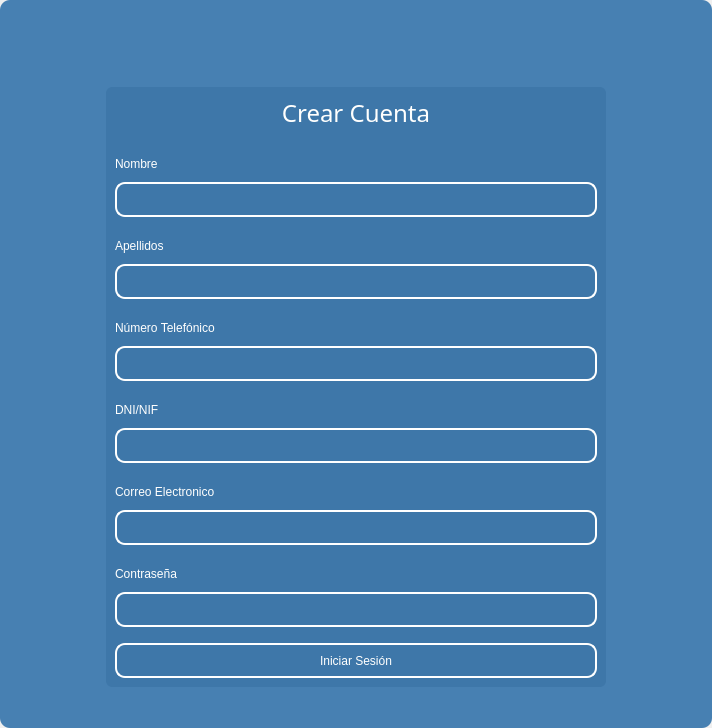
<?xml version="1.0" encoding="UTF-8"?>
<ui version="4.0">
 <class>MainWindow</class>
 <widget class="QMainWindow" name="MainWindow">
  <property name="geometry">
   <rect>
    <x>0</x>
    <y>0</y>
    <width>712</width>
    <height>728</height>
   </rect>
  </property>
  <property name="windowTitle">
   <string>MainWindow</string>
  </property>
  <property name="styleSheet">
   <string notr="true"/>
  </property>
  <widget class="QWidget" name="centralwidget">
   <property name="styleSheet">
    <string notr="true"/>
   </property>
   <layout class="QVBoxLayout" name="verticalLayout">
    <property name="spacing">
     <number>0</number>
    </property>
    <property name="leftMargin">
     <number>0</number>
    </property>
    <property name="topMargin">
     <number>0</number>
    </property>
    <property name="rightMargin">
     <number>0</number>
    </property>
    <property name="bottomMargin">
     <number>0</number>
    </property>
    <item>
     <widget class="QFrame" name="frame">
      <property name="enabled">
       <bool>true</bool>
      </property>
      <property name="styleSheet">
       <string notr="true">
QFrame {
border-radius:10px;
background-color:#4780B2;
 }
</string>
      </property>
      <property name="frameShape">
       <enum>QFrame::StyledPanel</enum>
      </property>
      <property name="frameShadow">
       <enum>QFrame::Raised</enum>
      </property>
      <layout class="QVBoxLayout" name="verticalLayout_2">
       <item>
        <widget class="QFrame" name="frame_superior">
         <property name="minimumSize">
          <size>
           <width>0</width>
           <height>40</height>
          </size>
         </property>
         <property name="maximumSize">
          <size>
           <width>16777215</width>
           <height>40</height>
          </size>
         </property>
         <property name="styleSheet">
          <string notr="true">QPushButton{
border-radius:18px;
}

QPushButton:hover{
	background-color: rgb(0, 0, 0);
}
</string>
         </property>
         <property name="frameShape">
          <enum>QFrame::StyledPanel</enum>
         </property>
         <property name="frameShadow">
          <enum>QFrame::Raised</enum>
         </property>
         <layout class="QHBoxLayout" name="horizontalLayout_3">
          <property name="spacing">
           <number>4</number>
          </property>
          <property name="leftMargin">
           <number>0</number>
          </property>
          <property name="topMargin">
           <number>0</number>
          </property>
          <property name="rightMargin">
           <number>0</number>
          </property>
          <property name="bottomMargin">
           <number>0</number>
          </property>
          <item>
           <spacer name="horizontalSpacer_2">
            <property name="orientation">
             <enum>Qt::Horizontal</enum>
            </property>
            <property name="sizeHint" stdset="0">
             <size>
              <width>443</width>
              <height>20</height>
             </size>
            </property>
           </spacer>
          </item>
          <item>
           <widget class="QPushButton" name="bt_normal">
            <property name="minimumSize">
             <size>
              <width>38</width>
              <height>38</height>
             </size>
            </property>
            <property name="maximumSize">
             <size>
              <width>38</width>
              <height>38</height>
             </size>
            </property>
            <property name="text">
             <string/>
            </property>
            <property name="icon">
             <iconset>
              <normaloff>image/new-tab.png</normaloff>image/new-tab.png</iconset>
            </property>
            <property name="iconSize">
             <size>
              <width>38</width>
              <height>38</height>
             </size>
            </property>
           </widget>
          </item>
          <item>
           <widget class="QPushButton" name="bt_minimize">
            <property name="minimumSize">
             <size>
              <width>38</width>
              <height>38</height>
             </size>
            </property>
            <property name="maximumSize">
             <size>
              <width>38</width>
              <height>38</height>
             </size>
            </property>
            <property name="text">
             <string/>
            </property>
            <property name="icon">
             <iconset>
              <normaloff>image/minimize.png</normaloff>image/minimize.png</iconset>
            </property>
            <property name="iconSize">
             <size>
              <width>38</width>
              <height>38</height>
             </size>
            </property>
           </widget>
          </item>
          <item>
           <widget class="QPushButton" name="bt_maximize">
            <property name="minimumSize">
             <size>
              <width>38</width>
              <height>38</height>
             </size>
            </property>
            <property name="maximumSize">
             <size>
              <width>38</width>
              <height>38</height>
             </size>
            </property>
            <property name="text">
             <string/>
            </property>
            <property name="icon">
             <iconset>
              <normaloff>image/maximize.png</normaloff>image/maximize.png</iconset>
            </property>
            <property name="iconSize">
             <size>
              <width>38</width>
              <height>38</height>
             </size>
            </property>
           </widget>
          </item>
          <item>
           <widget class="QPushButton" name="bt_close">
            <property name="minimumSize">
             <size>
              <width>38</width>
              <height>38</height>
             </size>
            </property>
            <property name="maximumSize">
             <size>
              <width>38</width>
              <height>38</height>
             </size>
            </property>
            <property name="text">
             <string/>
            </property>
            <property name="icon">
             <iconset>
              <normaloff>image/cancel.png</normaloff>image/cancel.png</iconset>
            </property>
            <property name="iconSize">
             <size>
              <width>38</width>
              <height>38</height>
             </size>
            </property>
           </widget>
          </item>
         </layout>
        </widget>
       </item>
       <item>
        <widget class="QFrame" name="frame_3">
         <property name="frameShape">
          <enum>QFrame::StyledPanel</enum>
         </property>
         <property name="frameShadow">
          <enum>QFrame::Raised</enum>
         </property>
         <layout class="QHBoxLayout" name="horizontalLayout_4">
          <item>
           <spacer name="horizontalSpacer">
            <property name="orientation">
             <enum>Qt::Horizontal</enum>
            </property>
            <property name="sizeType">
             <enum>QSizePolicy::Fixed</enum>
            </property>
            <property name="sizeHint" stdset="0">
             <size>
              <width>80</width>
              <height>80</height>
             </size>
            </property>
           </spacer>
          </item>
          <item>
           <layout class="QVBoxLayout" name="verticalLayout_4">
            <item>
             <widget class="QFrame" name="frame_4">
              <property name="maximumSize">
               <size>
                <width>500</width>
                <height>600</height>
               </size>
              </property>
              <property name="sizeIncrement">
               <size>
                <width>200</width>
                <height>600</height>
               </size>
              </property>
              <property name="styleSheet">
               <string notr="true">QFrame {
	background-color:#3e77a9;
    border-radius: 6px;
}

QLabel {
	color: rgb(255, 255, 254);
	font: 12pt &quot;Arial&quot;;
	background-color: rgba(0, 0, 0,0);
	border:none;
}


QLineEdit{
background-color: rgba(0, 0, 0,0);
border-radius:10px; 
font: 12pt &quot;Arial&quot;;
color: rgb(255, 255, 254);
border: 2px solid  rgb(255, 255, 255);

}

QLineEdit:hover{
background-color: rgba(0, 0, 0,0);
border-radius:10px; 
font: 12pt &quot;Arial&quot;;
border: 2px solid  #90D5FF;
}

QLineEdit:focus{
background-color: rgb(0, 0, 0);
border-radius:10px; 
font: 12pt &quot;Arial&quot;;
border: 2px solid #90D5FF;
}

QCheckBox{
	font: 12pt &quot;Arial&quot;;
	color: rgb(255, 255, 255);
}

QCheckBox::indicator {
    width: 18px;
    height:18px;
}

QCheckBox::indicator:unchecked {
   background-image: url(image/square.svg);
}

QCheckBox::indicator:checked {
   background-image: url(image/check-square.svg);
}

QPushButton{
border-radius:10px; 
font: 12pt &quot;Arial&quot;;
color: rgb(255, 255, 254);
border: 2px solid #ffffff;
}

QPushButton:hover{
border-radius:10px; 
font: 12pt &quot;Arial&quot;;
color: rgb(255, 255, 255);
border: 2px solid #90D5FF;
	background-color:#90D5FF;
}
</string>
              </property>
              <property name="frameShape">
               <enum>QFrame::StyledPanel</enum>
              </property>
              <property name="frameShadow">
               <enum>QFrame::Raised</enum>
              </property>
              <layout class="QVBoxLayout" name="verticalLayout_3">
               <item>
                <widget class="QLabel" name="lb_Titulo">
                 <property name="maximumSize">
                  <size>
                   <width>16777215</width>
                   <height>50</height>
                  </size>
                 </property>
                 <property name="font">
                  <font>
                   <family>Bahnschrift SemiBold</family>
                   <pointsize>18</pointsize>
                   <weight>7</weight>
                   <italic>false</italic>
                   <bold>false</bold>
                  </font>
                 </property>
                 <property name="styleSheet">
                  <string notr="true">font: 63 18pt &quot;Bahnschrift SemiBold&quot;;</string>
                 </property>
                 <property name="text">
                  <string>Crear Cuenta</string>
                 </property>
                 <property name="alignment">
                  <set>Qt::AlignCenter</set>
                 </property>
                </widget>
               </item>
               <item>
                <spacer name="verticalSpacer_8">
                 <property name="orientation">
                  <enum>Qt::Vertical</enum>
                 </property>
                 <property name="sizeType">
                  <enum>QSizePolicy::Fixed</enum>
                 </property>
                 <property name="sizeHint" stdset="0">
                  <size>
                   <width>10</width>
                   <height>15</height>
                  </size>
                 </property>
                </spacer>
               </item>
               <item>
                <widget class="QLabel" name="lb_Correo">
                 <property name="text">
                  <string>Nombre</string>
                 </property>
                 <property name="scaledContents">
                  <bool>true</bool>
                 </property>
                 <property name="alignment">
                  <set>Qt::AlignLeading|Qt::AlignLeft|Qt::AlignVCenter</set>
                 </property>
                </widget>
               </item>
               <item>
                <widget class="QLineEdit" name="lineEdit1">
                 <property name="minimumSize">
                  <size>
                   <width>0</width>
                   <height>35</height>
                  </size>
                 </property>
                </widget>
               </item>
               <item>
                <spacer name="verticalSpacer_3">
                 <property name="orientation">
                  <enum>Qt::Vertical</enum>
                 </property>
                 <property name="sizeType">
                  <enum>QSizePolicy::Fixed</enum>
                 </property>
                 <property name="sizeHint" stdset="0">
                  <size>
                   <width>10</width>
                   <height>10</height>
                  </size>
                 </property>
                </spacer>
               </item>
               <item>
                <widget class="QLabel" name="lb_contra">
                 <property name="text">
                  <string>Apellidos</string>
                 </property>
                 <property name="alignment">
                  <set>Qt::AlignLeading|Qt::AlignLeft|Qt::AlignVCenter</set>
                 </property>
                </widget>
               </item>
               <item>
                <widget class="QLineEdit" name="lineEdit2">
                 <property name="minimumSize">
                  <size>
                   <width>0</width>
                   <height>35</height>
                  </size>
                 </property>
                 <property name="maximumSize">
                  <size>
                   <width>16777215</width>
                   <height>16777215</height>
                  </size>
                 </property>
                 <property name="echoMode">
                  <enum>QLineEdit::Password</enum>
                 </property>
                </widget>
               </item>
               <item>
                <spacer name="verticalSpacer_4">
                 <property name="orientation">
                  <enum>Qt::Vertical</enum>
                 </property>
                 <property name="sizeType">
                  <enum>QSizePolicy::Fixed</enum>
                 </property>
                 <property name="sizeHint" stdset="0">
                  <size>
                   <width>10</width>
                   <height>10</height>
                  </size>
                 </property>
                </spacer>
               </item>
               <item>
                <widget class="QLabel" name="label_2">
                 <property name="text">
                  <string>Número Telefónico</string>
                 </property>
                </widget>
               </item>
               <item>
                <widget class="QLineEdit" name="lineEdit_3">
                 <property name="minimumSize">
                  <size>
                   <width>0</width>
                   <height>35</height>
                  </size>
                 </property>
                </widget>
               </item>
               <item>
                <spacer name="verticalSpacer_5">
                 <property name="orientation">
                  <enum>Qt::Vertical</enum>
                 </property>
                 <property name="sizeType">
                  <enum>QSizePolicy::Fixed</enum>
                 </property>
                 <property name="sizeHint" stdset="0">
                  <size>
                   <width>10</width>
                   <height>10</height>
                  </size>
                 </property>
                </spacer>
               </item>
               <item>
                <widget class="QLabel" name="label_4">
                 <property name="text">
                  <string>DNI/NIF</string>
                 </property>
                </widget>
               </item>
               <item>
                <widget class="QLineEdit" name="lineEdit_4">
                 <property name="minimumSize">
                  <size>
                   <width>0</width>
                   <height>35</height>
                  </size>
                 </property>
                </widget>
               </item>
               <item>
                <spacer name="verticalSpacer_6">
                 <property name="orientation">
                  <enum>Qt::Vertical</enum>
                 </property>
                 <property name="sizeType">
                  <enum>QSizePolicy::Fixed</enum>
                 </property>
                 <property name="sizeHint" stdset="0">
                  <size>
                   <width>10</width>
                   <height>10</height>
                  </size>
                 </property>
                </spacer>
               </item>
               <item>
                <widget class="QLabel" name="label">
                 <property name="text">
                  <string>Correo Electronico</string>
                 </property>
                </widget>
               </item>
               <item>
                <widget class="QLineEdit" name="lineEdit">
                 <property name="minimumSize">
                  <size>
                   <width>0</width>
                   <height>35</height>
                  </size>
                 </property>
                </widget>
               </item>
               <item>
                <spacer name="verticalSpacer_7">
                 <property name="orientation">
                  <enum>Qt::Vertical</enum>
                 </property>
                 <property name="sizeType">
                  <enum>QSizePolicy::Fixed</enum>
                 </property>
                 <property name="sizeHint" stdset="0">
                  <size>
                   <width>10</width>
                   <height>10</height>
                  </size>
                 </property>
                </spacer>
               </item>
               <item>
                <widget class="QLabel" name="label_3">
                 <property name="text">
                  <string>Contraseña</string>
                 </property>
                </widget>
               </item>
               <item>
                <widget class="QLineEdit" name="lineEdit_2">
                 <property name="minimumSize">
                  <size>
                   <width>0</width>
                   <height>35</height>
                  </size>
                 </property>
                </widget>
               </item>
               <item>
                <spacer name="verticalSpacer">
                 <property name="orientation">
                  <enum>Qt::Vertical</enum>
                 </property>
                 <property name="sizeType">
                  <enum>QSizePolicy::Fixed</enum>
                 </property>
                 <property name="sizeHint" stdset="0">
                  <size>
                   <width>10</width>
                   <height>10</height>
                  </size>
                 </property>
                </spacer>
               </item>
               <item>
                <widget class="QPushButton" name="pushButton">
                 <property name="minimumSize">
                  <size>
                   <width>0</width>
                   <height>35</height>
                  </size>
                 </property>
                 <property name="text">
                  <string>Iniciar Sesión</string>
                 </property>
                </widget>
               </item>
               <item>
                <layout class="QHBoxLayout" name="horizontalLayout"/>
               </item>
              </layout>
             </widget>
            </item>
           </layout>
          </item>
          <item>
           <spacer name="horizontalSpacer_3">
            <property name="orientation">
             <enum>Qt::Horizontal</enum>
            </property>
            <property name="sizeType">
             <enum>QSizePolicy::Fixed</enum>
            </property>
            <property name="sizeHint" stdset="0">
             <size>
              <width>80</width>
              <height>80</height>
             </size>
            </property>
           </spacer>
          </item>
         </layout>
        </widget>
       </item>
      </layout>
     </widget>
    </item>
   </layout>
  </widget>
 </widget>
 <resources/>
 <connections/>
</ui>
